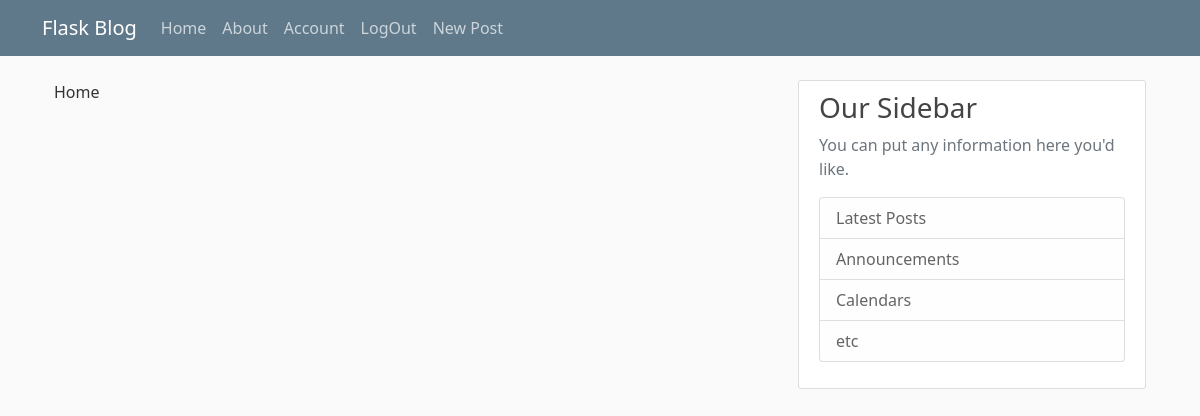
The page / (signed in) on the database as committed earlier.
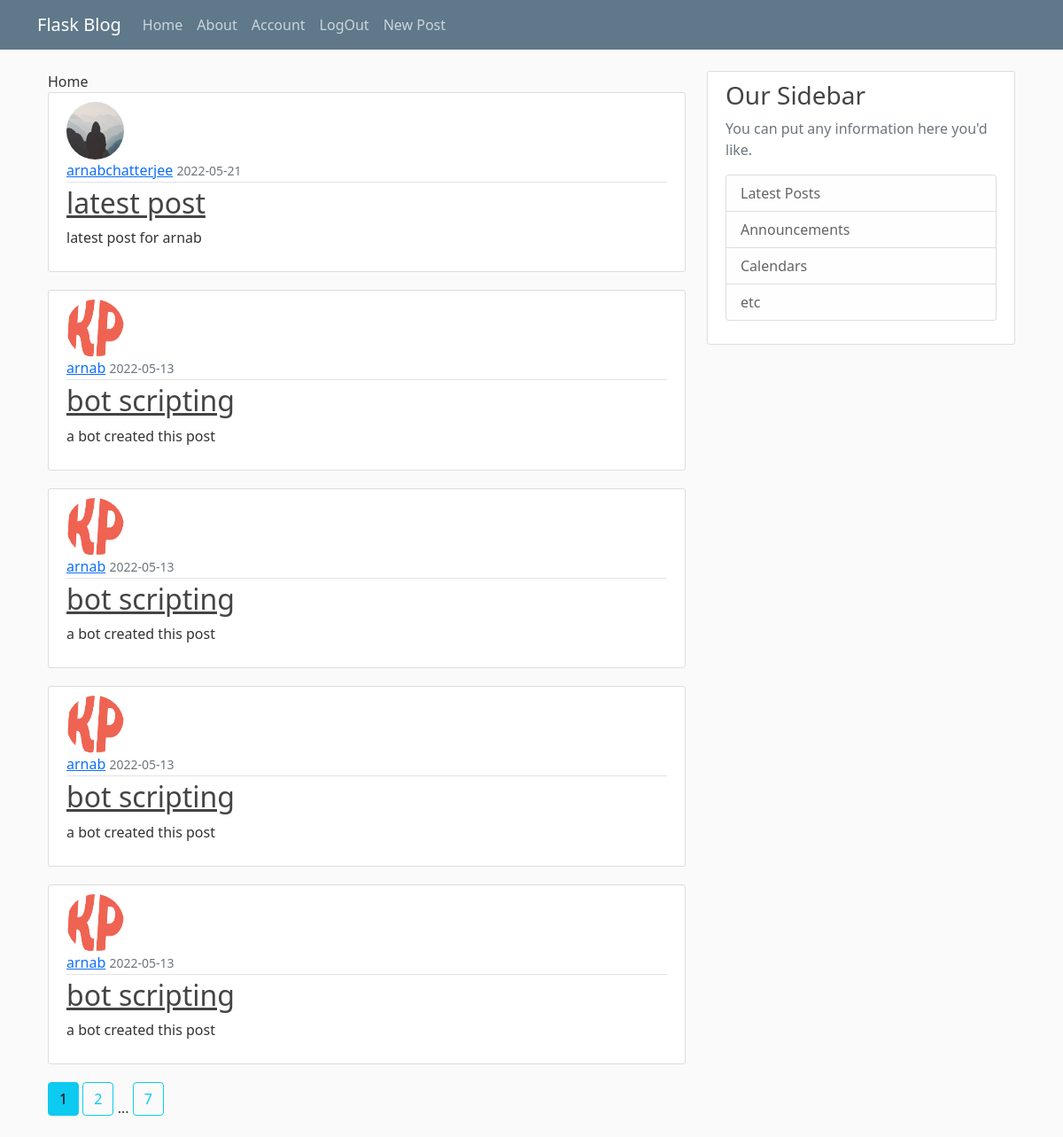
The same page on the database as committed later.
### blog/models.py (models this page shows, shortened)
class Post(db.Model , UserMixin):
    id = db.Column(db.Integer , primary_key=True)
    title = db.Column(db.String(120),nullable=False)
    date_posted = db.Column(db.DateTime,nullable=False,default=datetime.utcnow)
    content = db.Column(db.Text,nullable=False)
    user_id = db.Column(db.Integer,db.ForeignKey("user.id"),nullable=False)

class User(db.Model , UserMixin):
    id = db.Column(db.Integer , primary_key=True)
    username = db.Column(db.String(20),unique=True,nullable=False)
    email = db.Column(db.String(20),unique=True,nullable=False)
    image_file = db.Column(db.String(20),nullable=False , default="default.jpg") # not unique as all of them will have default image
    password = db.Column(db.String(60),nullable=False)
    posts = db.relationship("Post",backref="author",lazy=True)

### blog/routes.py (the view)
@app.route("/")
@login_required
def home():
    page = request.args.get("page",default=1 , type=int)
    number_of_posts_per_page = 5
    posts = Post.query.order_by(Post.date_posted.desc()).paginate(page=page,per_page=number_of_posts_per_page)
    return render_template("home.html",post = posts)

### blog/models.py (called while the page is built)
@login_manager.user_loader
def load_user(user_id):
    return User.query.get(int(user_id)) #getting user by id

### blog/templates/home.html
{% extends 'layout.html' %}
{% block body %}
Home
{% for post in post.items %}
<article class="media content-section">
  <img class="rounded-circle article-img" src="{{ url_for('static', filename= post.author.image_file ) }}" alt="">
    <div class="media-body">
      <div class="article-metadata">
        <a class="mr-2" href="#">{{ post.author.username }}</a>
        <small class="text-muted">
          {{ post.date_posted.strftime("%Y-%m-%d") }}
        </small>
      </div>
      <h2><a class="article-title" href="{{ url_for('post',post_id=post.id) }}">{{ post.title }}</a></h2>
      <p class="article-content">{{ post.content }}</p>
    </div>
  </article>
  {% endfor %}
  {% for page_number in post.iter_pages(left_edge=1,right_edge=1,left_current=1,right_current=2) %}
    {% if page_number %}
      {% if post.page == page_number  %}
        <a class="btn btn-info mb-4" href="{{ url_for('home', page=page_number) }}">{{ page_number }}</a>
      {% else %}
        <a class="btn btn-outline-info mb-4" href="{{ url_for('home', page=page_number) }}">{{ page_number }}</a>
      {% endif %}
      {% else %}
        ...
    {% endif %}
  {% endfor %}
{% endblock body %}

### blog/templates/layout.html (shortened to what this page needs)
<!DOCTYPE html>
<html lang="en">
<head>
    <link href="https://cdn.jsdelivr.net/npm/bootstrap@5.0.2/dist/css/bootstrap.min.css" rel="stylesheet"
>
    <link rel="stylesheet" href="{{ url_for('static', filename='main.css') }}">
</head>
<body>
    <header class="site-header">
        <nav class="navbar navbar-expand-md navbar-dark bg-steel fixed-top">
            <div class="container">
                <a class="navbar-brand mr-4" href="/">Flask Blog</a>
                <div class="collapse navbar-collapse" id="navbarToggle">
                    <div class="navbar-nav mr-auto">
                        <a class="nav-item nav-link" href="{{ url_for('home') }}">Home</a>
                        <a class="nav-item nav-link" href="{{ url_for('about') }}">About</a>
                    </div>
                    <div class="navbar-nav">
                        {% if current_user.is_authenticated %}
                        <a class="nav-item nav-link" href="{{ url_for('account') }}">Account</a>
                        <a class="nav-item nav-link" href="{{ url_for('logout') }}">LogOut</a>
                        <a class="nav-item nav-link" href="{{ url_for('new_post') }}">New Post</a>
                        {% else %}
                        <a class="nav-item nav-link" href="{{ url_for('login') }}">Login</a>
                        <a class="nav-item nav-link" href="{{ url_for('register') }}">Register</a>
                        {% endif %}
                    </div>
                </div>
            </div>
        </nav>
    </header>
    <div class="container">
        <main role="main" class="container">
            <div class="row">
                <div class="col-md-8">
                    {% block body %}
                    {% endblock body %}
                </div>
                <div class="col-md-4">
                    <div class="content-section">
                        <h3>Our Sidebar</h3>
                        <p class='text-muted'>You can put any information here you'd like.
                        <ul class="list-group">
                            <li class="list-group-item list-group-item-light">Latest Posts</li>
                            <li class="list-group-item list-group-item-light">Announcements</li>
                            <li class="list-group-item list-group-item-light">Calendars</li>
                            <li class="list-group-item list-group-item-light">etc</li>
                        </ul>
                        </p>
                    </div>
                </div>
            </div>
        </main>
    </div>
</body>
</html>

### blog/static/main.css (style rules this page uses)
body { background: #fafafa; color: #333333; margin-top: 5rem; }
h1, h2, h3, h4, h5, h6 { color: #444444; }
.bg-steel { background-color: #5f788a; }
.site-header .navbar-nav .nav-link { color: #cbd5db; }
.content-section { background: #ffffff; padding: 10px 20px; border: 1px solid #dddddd; border-radius: 3px; margin-bottom: 20px; }
.article-title { color: #444444; }
.article-content { white-space: pre-line; }
.article-img { height: 65px; width: 65px; margin-right: 16px; }
.article-metadata { padding-bottom: 1px; margin-bottom: 4px; border-bottom: 1px solid #e3e3e3 }

Rows that differ between the two databases and show on the page:
added Post: image_file (placeholder picture), author.username "arnabchatterjee", date_posted "2022-05-21", title "latest post", content "latest post for arnab"
added Post: image_file (picture), author.username "arnab", date_posted "2022-05-13", title "bot scripting", content "a bot created this post"
added Post: image_file (picture), author.username "arnab", date_posted "2022-05-13", title "bot scripting", content "a bot created this post"
added Post: image_file (picture), author.username "arnab", date_posted "2022-05-13", title "bot scripting", content "a bot created this post"
added Post: image_file (picture), author.username "arnab", date_posted "2022-05-13", title "bot scripting", content "a bot created this post"
Other text that changed with them:
new list line: "1"
new list line: "2"
new list line: "7"
